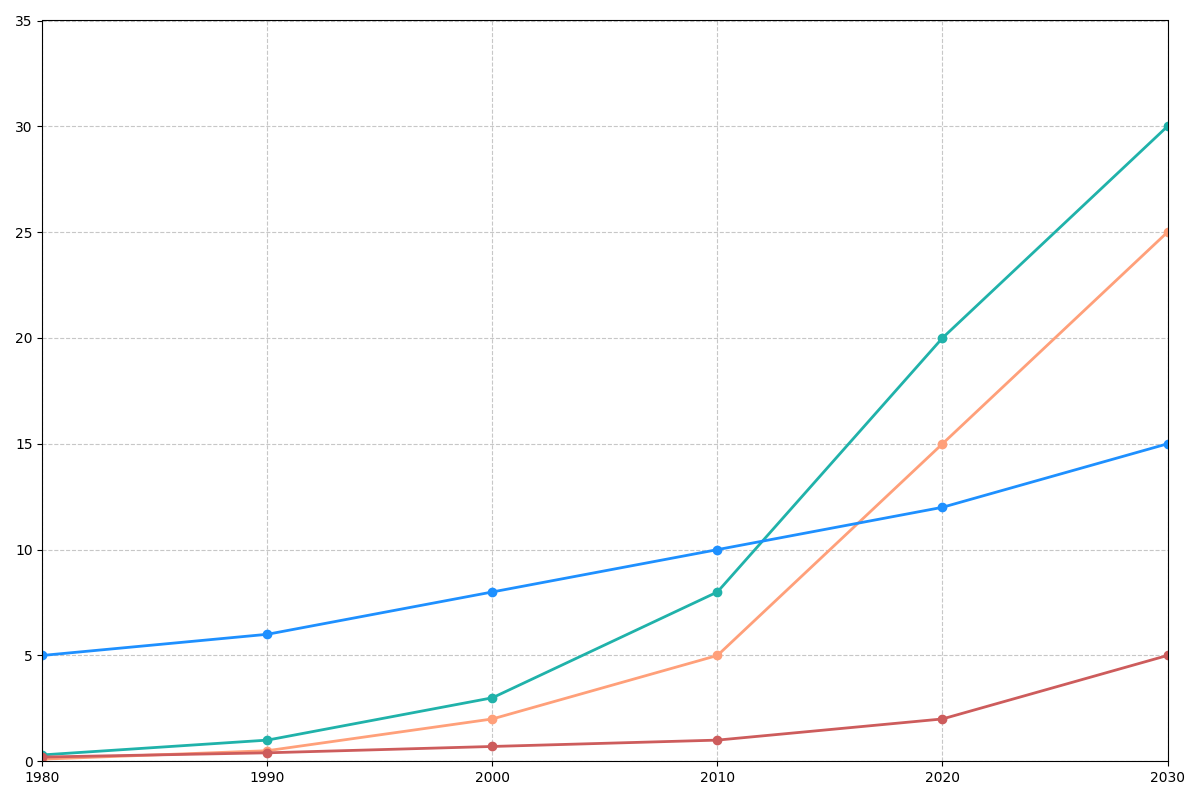

Reproduce this figure in Python.
import numpy as np
import matplotlib.pyplot as plt

decades = np.arange(1980, 2031, 10)

solar_energy = [0.1, 0.5, 2, 5, 15, 25]
wind_energy = [0.3, 1, 3, 8, 20, 30]
hydro_energy = [5, 6, 8, 10, 12, 15]
geothermal_energy = [0.2, 0.4, 0.7, 1, 2, 5]

data = [solar_energy, wind_energy, hydro_energy, geothermal_energy]

colors = ['#FFA07A', '#20B2AA', '#1E90FF', '#CD5C5C']

fig, ax = plt.subplots(figsize=(12, 8))

for i in range(len(data)):
    ax.plot(decades, data[i], marker='o', color=colors[i], linewidth=2, linestyle='-')

ax.set_xlim(1980, 2030)
ax.set_ylim(0, 35)

ax.grid(True, linestyle='--', alpha=0.7)

plt.tight_layout()
plt.show()
